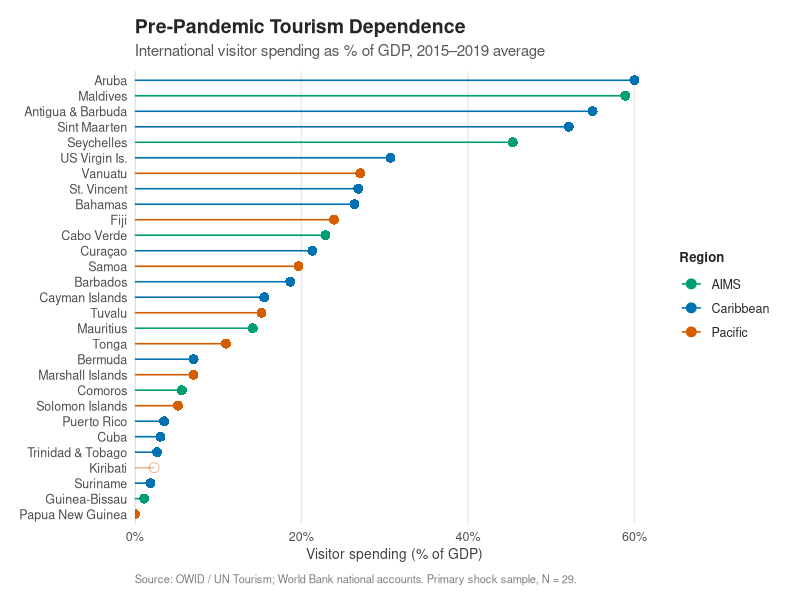
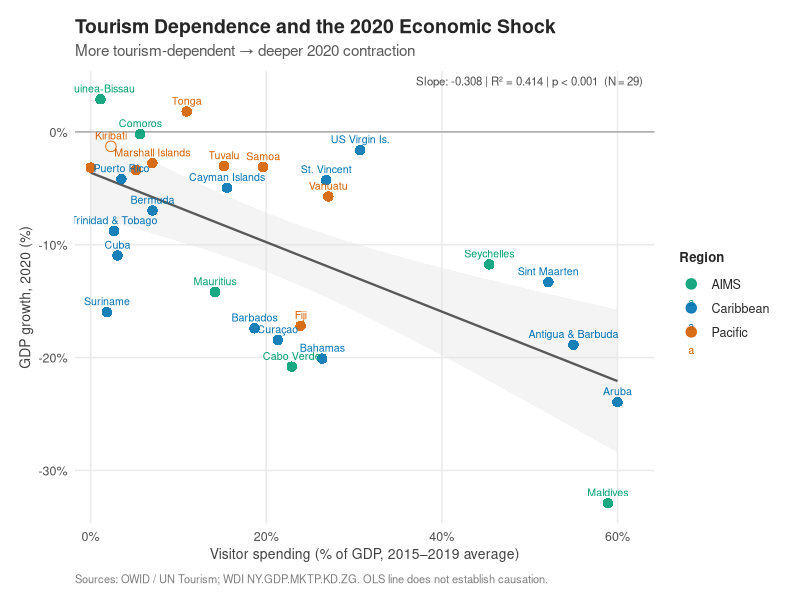
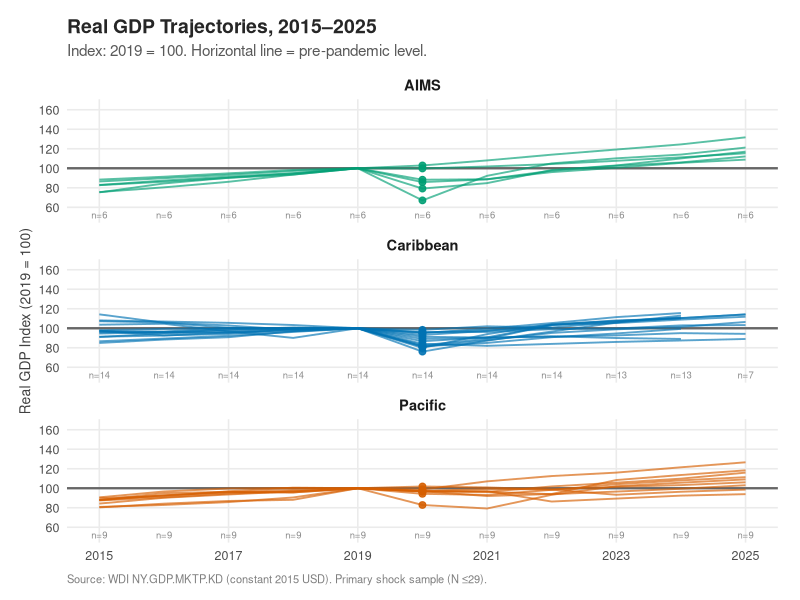

Here is the R script that generated these plots, in order:
## ---- chunk 1
#| include: false
library(here); library(readr); library(dplyr); library(ggplot2); library(scales)

pal  <- c("Caribbean" = "#0072B2", "Pacific" = "#D55E00", "AIMS" = "#009E73")
bl   <- read_csv(here("data","processed","baseline_shock_recovery.csv"), show_col_types = FALSE)
mres <- read_csv(here("output","tables","shock_model_results.csv"),        show_col_types = FALSE)
rsum <- read_csv(here("output","tables","recovery_summary.csv"),           show_col_types = FALSE)
ridx <- read_csv(here("data","processed","recovery_index.csv"),            show_col_types = FALSE)

short_lbl <- c(
  ATG = "Antigua & Barbuda", ABW = "Aruba",        BHS = "Bahamas",
  BMU = "Bermuda",           BRB = "Barbados",      COM = "Comoros",
  CPV = "Cabo Verde",        CUB = "Cuba",          CUW = "Curaçao",
  CYM = "Cayman Islands",    DMA = "Dominica",      DOM = "Dominican Republic",
  FJI = "Fiji",              GNB = "Guinea-Bissau", GRD = "Grenada",
  HTI = "Haiti",             KIR = "Kiribati",      KNA = "St. Kitts & Nevis",
  LCA = "St. Lucia",         MDV = "Maldives",      MHL = "Marshall Islands",
  MUS = "Mauritius",         NRU = "Nauru",         PLW = "Palau",
  PNG = "Papua New Guinea",  PRI = "Puerto Rico",   SLB = "Solomon Islands",
  SGP = "Singapore",         STP = "São Tomé & P.",  SUR = "Suriname",
  SXM = "Sint Maarten",      SYC = "Seychelles",    TLS = "Timor-Leste",
  TON = "Tonga",             TTO = "Trinidad & Tobago", TUV = "Tuvalu",
  VCT = "St. Vincent",       VIR = "US Virgin Is.",  VUT = "Vanuatu",
  WSM = "Samoa"
)

base_theme <- theme_minimal(base_size = 12) +
  theme(
    text             = element_text(family = "sans", color = "grey15"),
    plot.title       = element_text(face = "bold", size = 14, margin = margin(b = 4)),
    plot.subtitle    = element_text(size = 11, color = "grey35", margin = margin(b = 8)),
    plot.caption     = element_text(size = 8, color = "grey50", hjust = 0,
                                    margin = margin(t = 8)),
    axis.title       = element_text(size = 10, color = "grey25"),
    axis.text        = element_text(size = 9,  color = "grey30"),
    panel.grid.major = element_line(color = "grey92"),
    panel.grid.minor = element_blank(),
    legend.title     = element_text(size = 9.5, face = "bold"),
    legend.text      = element_text(size = 9),
    plot.margin      = margin(14, 16, 10, 14)
  )
theme_set(base_theme)

# Dynamic p-value formatter: returns "< 0.001" for very small values
fmt_p <- function(p) {
  if (is.na(p)) return("NA")
  if (p < 0.001) "< 0.001" else formatC(p, digits = 3, format = "f")
}
## ---- chunk 2
#| fig-cap: "International visitor spending as a share of GDP, 2015–2019 average. Source: OWID / UN Tourism; World Bank national accounts. Primary shock sample, N = 29. Open circle: Kiribati, with only one year of pre-pandemic data."
#| fig-width: 8.5
#| fig-height: 7.5

plot_data <- bl |>
  filter(in_primary_shock_sample) |>
  mutate(
    label_disp = coalesce(short_lbl[iso3], iso3),
    thin       = vspend_n_1519 == 1
  ) |>
  arrange(vspend_mean_1519) |>
  mutate(label_disp = factor(label_disp, levels = label_disp))

ggplot(plot_data, aes(x = vspend_mean_1519, y = label_disp,
                      color = sids_region, alpha = thin)) +
  geom_vline(xintercept = 0, color = "grey80", linewidth = 0.4) +
  geom_segment(aes(x = 0, xend = vspend_mean_1519, yend = label_disp),
               linewidth = 0.55) +
  geom_point(size = 3, aes(shape = thin)) +
  scale_color_manual(values = pal, name = "Region") +
  scale_alpha_manual(values = c("FALSE" = 1, "TRUE" = 0.45), guide = "none") +
  scale_shape_manual(values = c("FALSE" = 16, "TRUE" = 1), guide = "none") +
  scale_x_continuous(labels = label_number(suffix = "%"),
                     expand = expansion(mult = c(0, 0.04))) +
  labs(
    title    = "Pre-Pandemic Tourism Dependence",
    subtitle = "International visitor spending as % of GDP, 2015\u20132019 average",
    x = "Visitor spending (% of GDP)",
    y = NULL,
    caption  = "Source: OWID / UN Tourism; World Bank national accounts. Primary shock sample, N = 29."
  ) +
  theme(
    axis.text.y        = element_text(size = 9),
    panel.grid.major.y = element_blank(),
    panel.grid.major.x = element_line(color = "grey92")
  )
## ---- chunk 3
#| fig-cap: "Pre-pandemic visitor spending (2015–2019 average) vs. 2020 real GDP growth. Each point is one economy. The OLS line estimates the cross-sectional association; it is exploratory and does not establish causation. Open circle: Kiribati (thin baseline). Sources: OWID / UN Tourism; WDI NY.GDP.MKTP.KD.ZG."
#| fig-width: 9
#| fig-height: 6.5

m1 <- mres |> filter(Model == 1)

ann_text <- paste0(
  "Slope: ", round(m1$Slope, 3), " | ",
  "R\u00b2 = ", round(m1$R2, 3), " | ",
  "p ", fmt_p(m1$p_raw),
  "  (N\u202f=\u202f", m1$N, ")"
)

shock_data <- bl |>
  filter(in_primary_shock_sample) |>
  mutate(
    label_disp = coalesce(short_lbl[iso3], iso3),
    thin       = vspend_n_1519 == 1
  )

ggplot(shock_data,
       aes(x = vspend_mean_1519, y = gdp_growth_pct_2020, color = sids_region)) +
  geom_hline(yintercept = 0, color = "grey65", linewidth = 0.5) +
  geom_smooth(method = "lm", formula = y ~ x, se = TRUE,
              color = "grey35", fill = "grey88",
              linewidth = 0.8, alpha = 0.35, show.legend = FALSE) +
  geom_point(aes(shape = thin), size = 3.2, alpha = 0.9) +
  geom_text(aes(label = label_disp), size = 2.7, vjust = -0.85,
            check_overlap = TRUE) +
  scale_color_manual(values = pal, name = "Region") +
  scale_shape_manual(values = c("FALSE" = 16, "TRUE" = 1), guide = "none") +
  scale_x_continuous(labels = label_number(suffix = "%"),
                     expand = expansion(mult = c(0.03, 0.07))) +
  scale_y_continuous(labels = label_number(suffix = "%"),
                     expand = expansion(mult = c(0.05, 0.07))) +
  annotate("text", x = Inf, y = Inf, label = ann_text,
           hjust = 1.05, vjust = 1.6, size = 2.9, color = "grey30") +
  labs(
    title    = "Tourism Dependence and the 2020 Economic Shock",
    subtitle = "More tourism-dependent \u2192 deeper 2020 contraction",
    x        = "Visitor spending (% of GDP, 2015\u20132019 average)",
    y        = "GDP growth, 2020 (%)",
    caption  = "Sources: OWID / UN Tourism; WDI NY.GDP.MKTP.KD.ZG. OLS line does not establish causation."
  )
## ---- chunk 4
#| fig-cap: "Real GDP trajectories, 2015–2025. Index: 2019 = 100. Each line is one economy in the primary shock sample, coloured by region. The horizontal line marks the 2019 level. Annual sample sizes (n=) appear at the bottom of each panel; they vary because data availability differs by year and economy. Source: WDI NY.GDP.MKTP.KD (constant 2015 USD). 2025 estimates are preliminary for a subset of economies."
#| fig-width: 9.5
#| fig-height: 9

annual_n <- ridx |>
  filter(!is.na(gdp_index)) |>
  group_by(sids_region, year) |>
  summarise(n = n_distinct(iso3), .groups = "drop")

ggplot(ridx |> filter(!is.na(gdp_index)),
       aes(x = year, y = gdp_index, group = iso3)) +
  geom_hline(yintercept = 100, color = "grey40", linewidth = 0.8) +
  geom_line(aes(color = sids_region), alpha = 0.65, linewidth = 0.65) +
  geom_point(data = ridx |> filter(year == 2020, !is.na(gdp_index)),
             aes(color = sids_region), size = 2, alpha = 0.9) +
  geom_text(data = annual_n, inherit.aes = FALSE,
            aes(x = year, y = 52, label = paste0("n=", n)),
            size = 2.4, color = "grey55", hjust = 0.5) +
  facet_wrap(~sids_region, ncol = 1, scales = "fixed") +
  scale_color_manual(values = pal, name = "Region") +
  scale_x_continuous(breaks = c(2015, 2017, 2019, 2021, 2023, 2025)) +
  scale_y_continuous(limits = c(50, 165), breaks = seq(60, 160, by = 20)) +
  labs(
    title    = "Real GDP Trajectories, 2015\u20132025",
    subtitle = "Index: 2019 = 100. Horizontal line = pre-pandemic level.",
    x = NULL, y = "Real GDP Index (2019 = 100)",
    caption  = "Source: WDI NY.GDP.MKTP.KD (constant 2015 USD). Primary shock sample (N \u226429)."
  ) +
  theme(legend.position = "none",
        strip.text = element_text(face = "bold", size = 10.5))
